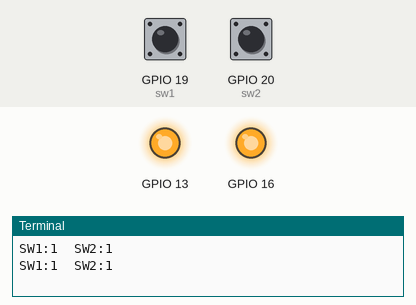
The program below on a simulated Raspberry Pi (BCM pin numbers). Shown: output pins drawn as LEDs (lit = HIGH), the last lines printed to the terminal. Inputs (shaded band) come from the test bench; at power-on: GPIO 19 (sw1) HIGH, GPIO 20 (sw2) HIGH.

Above: at 1.2 s.
1.3 s: GPIO 19 (sw1) pulled LOW for 1.2 s
At 2.8 s:
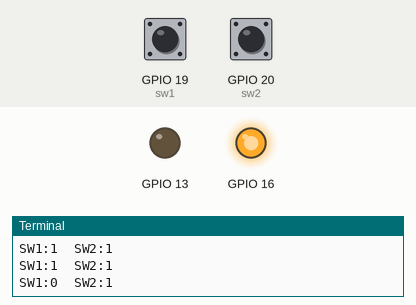
4.5 s: GPIO 20 (sw2) pulled LOW for 1.2 s
At 5.5 s:
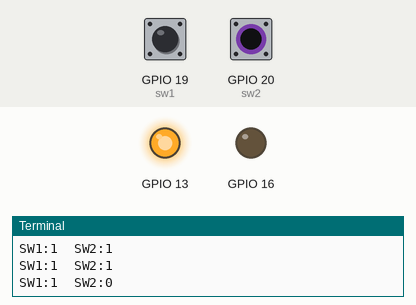
7.5 s: GPIO 20 (sw2) pulled LOW for 3.2 s
At 11.3 s:
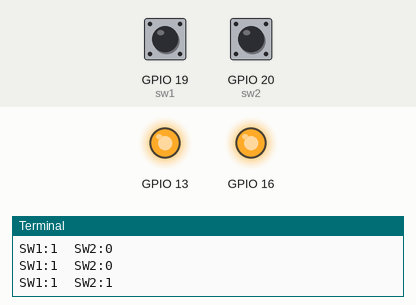
12.5 s: GPIO 19 (sw1) pulled LOW for 3.2 s
At 14.0 s:
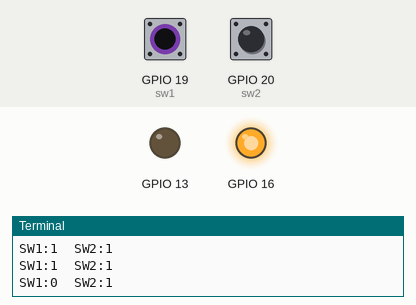
17.5 s: GPIO 19 (sw1) driven LOW and GPIO 20 (sw2) driven LOW
At 19.1 s:
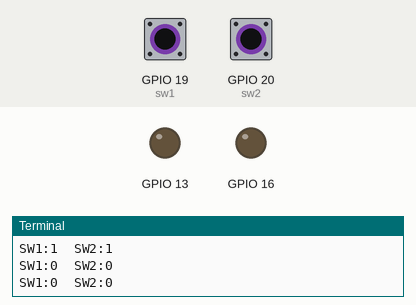
Timing chart, 0 to 20.5 s (numbered marks = the images above; inputs shaded):
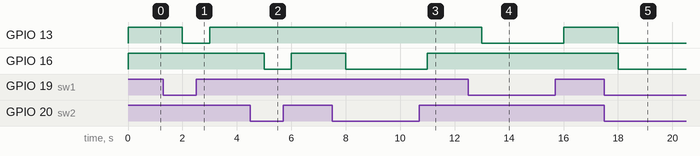

Measured:
- after the input at 1.3 s, GPIO 13: HIGH → LOW after 0.70 s, → HIGH 1.0 s later
- after the input at 4.5 s, GPIO 16: HIGH → LOW after 0.50 s, → HIGH 1.0 s later
- after the input at 7.5 s, GPIO 16: HIGH → LOW after 0.50 s, → HIGH 3.0 s later
- after the input at 12.5 s, GPIO 13: HIGH → LOW after 0.50 s, → HIGH 3.0 s later
- after the input at 17.5 s, GPIO 13, GPIO 16: HIGH → LOW after 0.50 s

The program:

DInput.py
```python
import RPi.GPIO as GPIO
import time

GPIO.setmode(GPIO.BCM) ## set up BCM GPIO numbering
GPIO.setwarnings(False)
GPIO.setup(13,GPIO.OUT)
GPIO.setup(16,GPIO.OUT)

GPIO.output(13,GPIO.LOW)
GPIO.output(16,GPIO.LOW)

# Pull-ups
# https://raspi.tv/2013/rpi-gpio-basics-6-using-inputs-and-outputs-together-with-rpi-gpio-pull-ups-and-pull-downs
GPIO.setup(19,GPIO.IN, pull_up_down=GPIO.PUD_UP)
GPIO.setup(20,GPIO.IN, pull_up_down=GPIO.PUD_UP)
#GPIO.setup(21,GPIO.IN)


while(True):

    sw1 = GPIO.input(19)
    sw2 = GPIO.input(20)
    print('SW1:{}\tSW2:{}'.format(sw1, sw2))

    GPIO.output(13,sw1)
    GPIO.output(16,sw2)

    time.sleep(1)

    '''
    print ("LED on")
    GPIO.output(13,GPIO.HIGH)
    GPIO.output(16,GPIO.LOW)
    time.sleep(1)
    print("LED off")
    GPIO.output(13,GPIO.LOW)
    GPIO.output(16,GPIO.HIGH)
    '''
```
